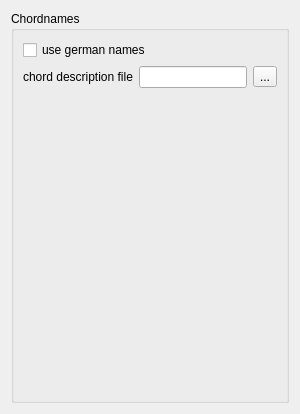
     <widget class="QWidget" name="Seite_4">
      <layout class="QVBoxLayout" name="verticalLayout_12">
       <item>
        <widget class="QGroupBox" name="groupBox_5">
         <property name="title">
          <string>Chordnames</string>
         </property>
         <property name="flat">
          <bool>true</bool>
         </property>
         <layout class="QVBoxLayout" name="verticalLayout_11">
          <item>
           <widget class="QCheckBox" name="useGermanNoteNames">
            <property name="text">
             <string>use german names</string>
            </property>
           </widget>
          </item>
          <item>
           <layout class="QHBoxLayout" name="horizontalLayout">
            <item>
             <widget class="QLabel" name="label_54">
              <property name="text">
               <string>chord description file</string>
              </property>
             </widget>
            </item>
            <item>
             <widget class="QLineEdit" name="chordDescriptionFile"/>
            </item>
            <item>
             <widget class="QToolButton" name="chordDescriptionFileButton">
              <property name="text">
               <string>...</string>
              </property>
             </widget>
            </item>
           </layout>
          </item>
          <item>
           <spacer name="verticalSpacer_5">
            <property name="orientation">
             <enum>Qt::Vertical</enum>
            </property>
            <property name="sizeHint" stdset="0">
             <size>
              <width>20</width>
              <height>303</height>
             </size>
            </property>
           </spacer>
          </item>
         </layout>
        </widget>
       </item>
      </layout>
     </widget>
